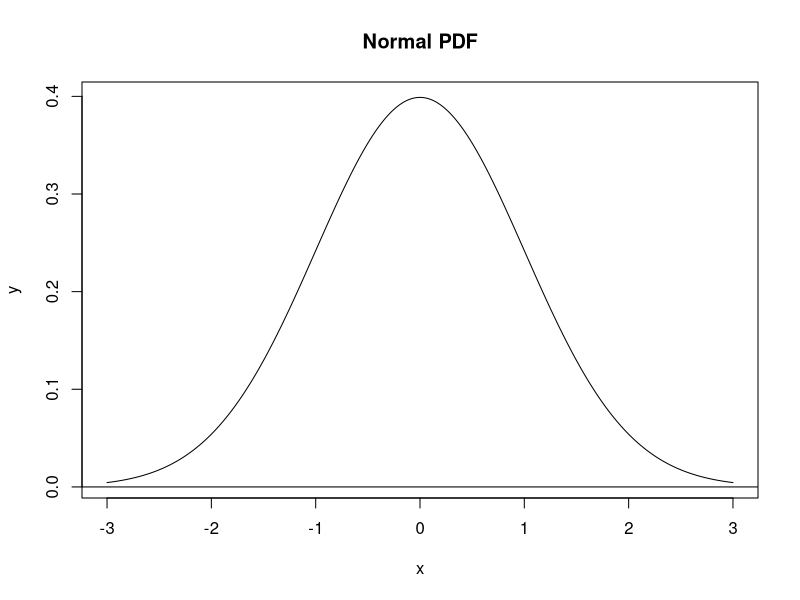
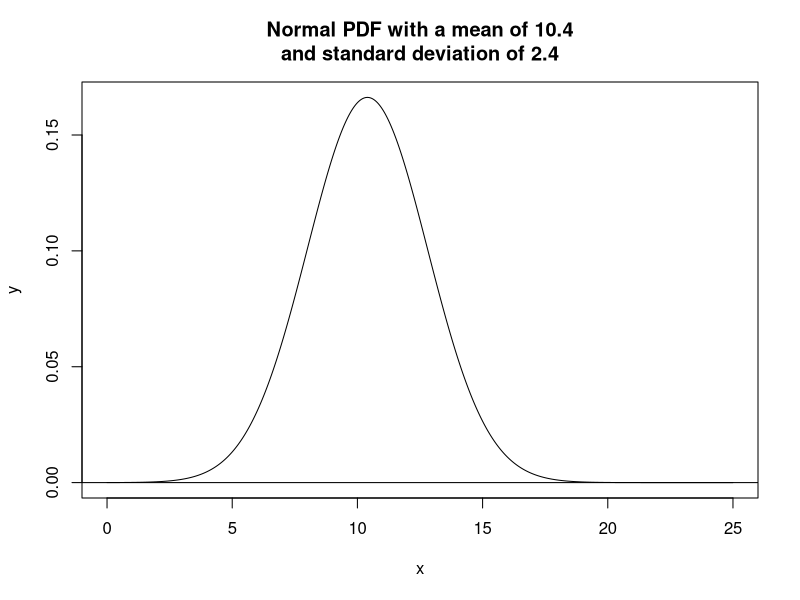

Generate these figures, in order, with R:
#Example
x = seq(-3, 3, length.out = 1000)
y = dnorm(x)

plot(x, y, main = "Normal PDF", type = "l")
abline(h = 0)


dev.off()
#Question4

png(
  filename = here("norm_1.png"),
  width = 700, height = 800 , res = 180 , units = "px", bg = "transparent")
x= seq(0, 25, length.out = 1000)
y=dnorm(x, mean=10.4, sd=2.4)
plot(x, y, main = "Normal PDF with a mean of 10.4\nand standard deviation of 2.4", type = "l")
abline(h = 0)
dev.off()
